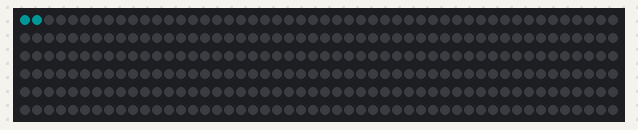
A sketch run on a simulated Arduino Uno, built with avr-gcc and run on an emulated ATmega328P. On the bench: 300 RGB LEDs in strip order, left to right, continuing on the next row. Dim RGB values are drawn brighter than linear.

Above: at 0.18 s.
At 8.46 s:
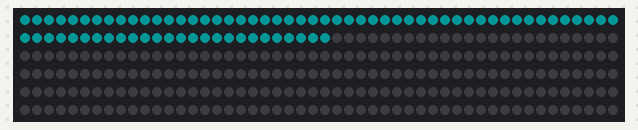
At 16.86 s:
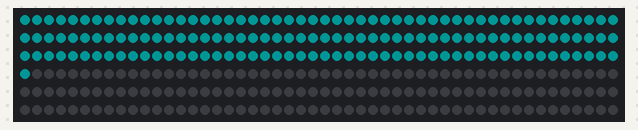
At 25.15 s:
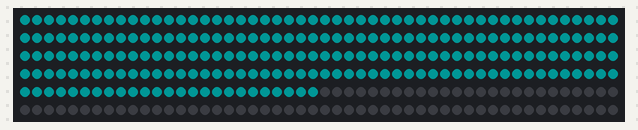
At 33.5 s:
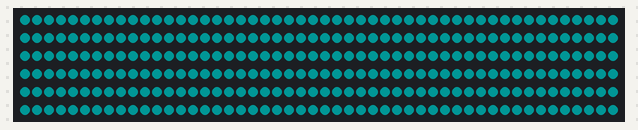

The sketch:

Count_Off.ino
```cpp
// UNIVERSAL SETUP

#include <Adafruit_NeoPixel.h>
#include <LightConfig.h>
#include <Colors.h>
Adafruit_NeoPixel strip = Adafruit_NeoPixel(NUM_LIGHTS, PIN_NUMBER, NEO_GRB + NEO_KHZ800);

// PROGRAM-SPECIFIC VARIABLE DEFINITIONS

#define num_elements(x)  (sizeof(x) / sizeof((x)[0]))
#define START_LED 0
#define END_LED 0


// PROGRAM

void setup() {
  strip.setBrightness(BRIGHTNESS);
  strip.begin();
  strip.show(); // Initialize all pixels to 'off'
}

void loop() {
  for (int i = 0; i < NUM_LIGHTS; i++) {
    strip.setPixelColor(i, SKY);
    strip.show();
    delay(100);
  }
}
```
